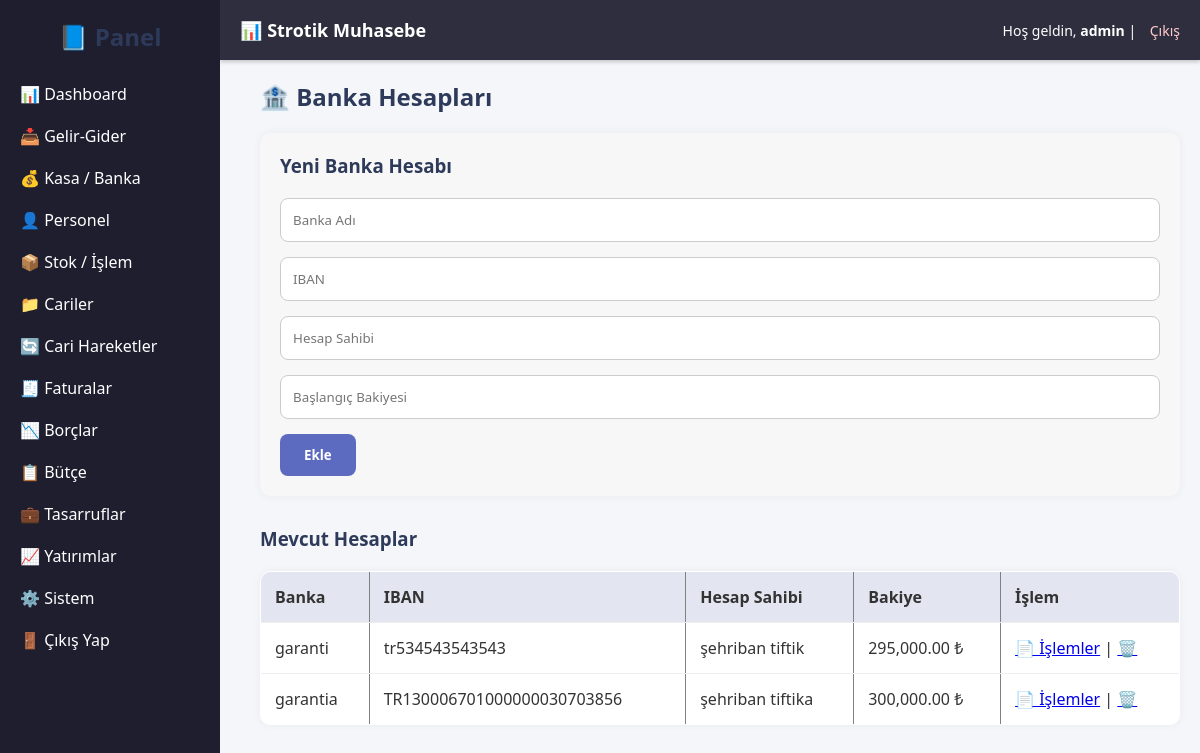
The page /pages/bankalar.php (signed in) on the database its author committed.
### tables this page shows
CREATE TABLE `bankalar` (
  `id` int(11) NOT NULL,
  `banka_adi` varchar(100) DEFAULT NULL,
  `iban` varchar(100) DEFAULT NULL,
  `hesap_sahibi` varchar(100) DEFAULT NULL,
  `bakiye` float DEFAULT NULL,
  `ad` varchar(100) DEFAULT NULL
);

### pages/bankalar.php (the view, shortened to what this page needs)
<?php
include '../includes/db.php';
include '../includes/header.php';
include '../includes/sidebar.php';
$bankalar = $baglanti->query("SELECT * FROM bankalar ORDER BY banka_adi ASC")->fetchAll(PDO::FETCH_ASSOC);
?>
<div style="margin-left: 240px; padding: 20px;">
    <h2>🏦 Banka Hesapları</h2>
    <form method="POST" style="background: #f7f7f7; padding: 20px; border-radius: 10px; margin-bottom: 30px;">
        <h3>Yeni Banka Hesabı</h3>
        <input type="text" name="banka_adi" placeholder="Banka Adı" required>
        <input type="text" name="iban" placeholder="IBAN">
        <input type="text" name="hesap_sahibi" placeholder="Hesap Sahibi">
        <input type="number" step="0.01" name="bakiye" placeholder="Başlangıç Bakiyesi" required>
        <button type="submit" name="ekle">Ekle</button>
    </form>
    <h3>Mevcut Hesaplar</h3>
    <table border="1" cellpadding="8" cellspacing="0" style="width:100%; background:#fff;">
        <tr>
            <th>Banka</th>
            <th>IBAN</th>
            <th>Hesap Sahibi</th>
            <th>Bakiye</th>
            <th>İşlem</th>
        </tr>
        <?php foreach ($bankalar as $b): ?>
            <tr>
                <td><?= $b['banka_adi'] ?></td>
                <td><?= $b['iban'] ?></td>
                <td><?= $b['hesap_sahibi'] ?></td>
                <td><?= number_format($b['bakiye'], 2) ?> ₺</td>
                <td>
                    <a href="banka_detay.php?id=<?= $b['id'] ?>">📄 İşlemler</a> |
                    <a href="?sil=<?= $b['id'] ?>" onclick="return confirm('Bu banka silinsin mi?')">🗑️</a>
                </td>
            </tr>
        <?php endforeach; ?>
    </table>
</div>

### assets/style.css (style rules this page uses)
* { margin: 0; padding: 0; box-sizing: border-box; font-family: 'Segoe UI', sans-serif; }
body { background: #f4f6f9; color: #333; }
h2, h3 { margin-bottom: 20px; color: #2e3a59; }
form { background: #fff; padding: 25px; border-radius: 12px; box-shadow: 0 0 10px rgba(0,0,0,0.05); margin-bottom: 40px; }
form input, form select, form textarea { width: 100%; padding: 12px; margin-bottom: 15px; border: 1px solid #ccc; border-radius: 8px; transition: 0.2s; }
form button { background: #5c6bc0; color: white; border: none; padding: 12px 24px; border-radius: 8px; cursor: pointer; font-weight: bold; transition: 0.2s; }
table { width: 100%; border-collapse: collapse; background: white; border-radius: 10px; overflow: hidden; box-shadow: 0 0 8px rgba(0,0,0,0.05); }
table th, table td { padding: 14px; text-align: left; border-bottom: 1px solid #eee; }
table th { background: #e3e6f0; font-weight: 600; }

### includes/header.php (style rules this page uses)
body { padding-top: 60px; }

### rows shown on the page
bankalar: banka_adi "garanti", iban "tr534543543543", hesap_sahibi "şehriban tiftik", bakiye "295,000.00"
bankalar: banka_adi "garantia", iban "TR130006701000000030703856", hesap_sahibi "şehriban tiftika", bakiye "300,000.00"

### other values the page prints
$_SESSION['kullanici_adi'] "admin"
